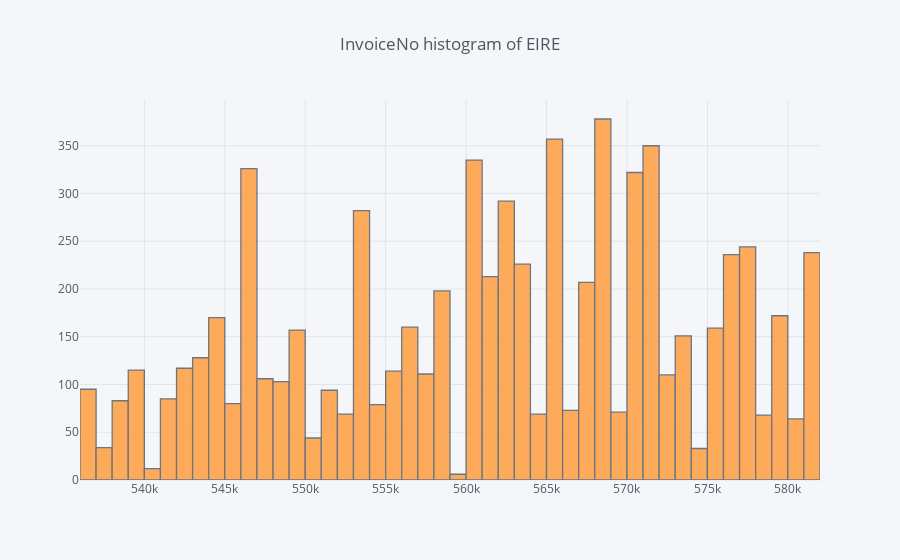
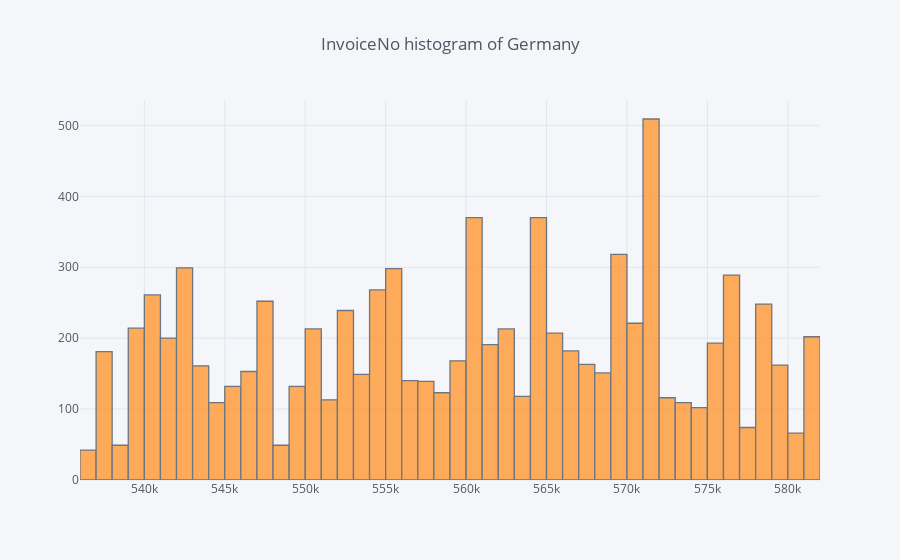
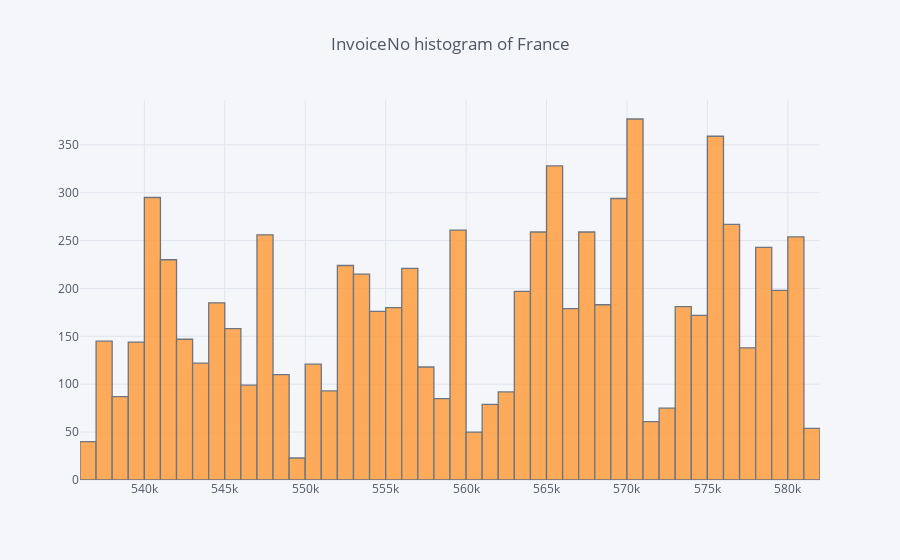
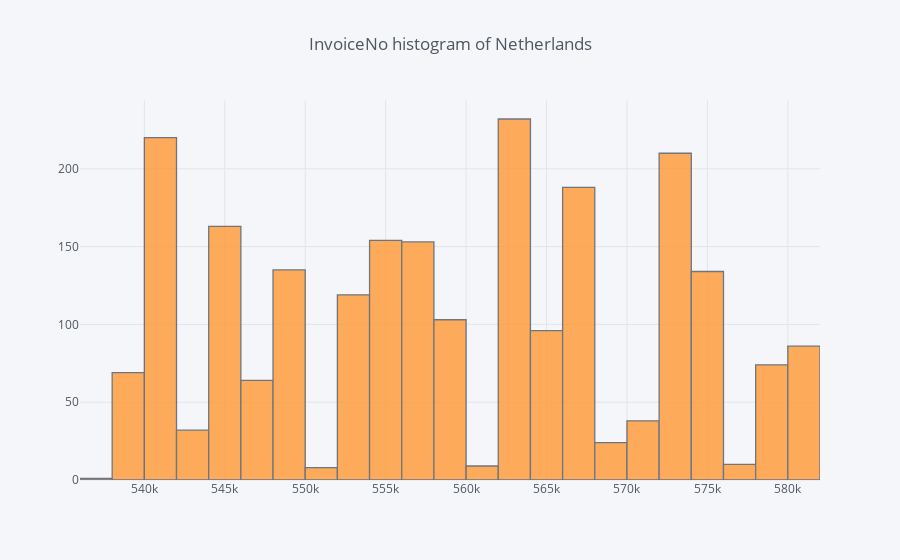

The cell these charts' notebook holds for them, in order:
### Markdown cell above
## 4. Create a set of interactive histograms showing the distributions of quantity per invoice for the following countries: EIRE, Germany, France, and Netherlands.

### Code cell
countries = ["EIRE", "Germany", "France", "Netherlands"]
for c in countries:
    data.loc[data["Country"]==c,"InvoiceNo"].iplot(kind="histogram",title=f"InvoiceNo histogram of {c}")

### Figure 1 — Plotly figure (JSON) as saved in the notebook; plotly's stock layout.template omitted (floating-point values rounded to 4 significant figures; data arrays with more than 128 entries replaced by an {"elided": "..."} marker saying what was removed)
{"data": [{"histfunc": "count", "histnorm": "", "marker": {"color": "rgba(255, 153, 51, 1.0)", "line": {"color": "#4D5663", "width": 1.3}}, "name": "InvoiceNo", "opacity": 0.8, "orientation": "v", "type": "histogram", "uid": "01470a62-2762-40bb-bff5-985ac10312ad", "x": {"elided": "7136 int values"}}], "layout": {"barmode": "overlay", "legend": {"bgcolor": "#F5F6F9", "font": {"color": "#4D5663"}}, "paper_bgcolor": "#F5F6F9", "plot_bgcolor": "#F5F6F9", "title": {"font": {"color": "#4D5663"}, "text": "InvoiceNo histogram of EIRE"}, "xaxis": {"gridcolor": "#E1E5ED", "showgrid": true, "tickfont": {"color": "#4D5663"}, "title": {"font": {"color": "#4D5663"}, "text": ""}, "zerolinecolor": "#E1E5ED"}, "yaxis": {"gridcolor": "#E1E5ED", "showgrid": true, "tickfont": {"color": "#4D5663"}, "title": {"font": {"color": "#4D5663"}, "text": ""}, "zerolinecolor": "#E1E5ED"}}}

### Figure 2 — Plotly figure (JSON) as saved in the notebook; plotly's stock layout.template omitted (floating-point values rounded to 4 significant figures; data arrays with more than 128 entries replaced by an {"elided": "..."} marker saying what was removed)
{"data": [{"histfunc": "count", "histnorm": "", "marker": {"color": "rgba(255, 153, 51, 1.0)", "line": {"color": "#4D5663", "width": 1.3}}, "name": "InvoiceNo", "opacity": 0.8, "orientation": "v", "type": "histogram", "uid": "b70d36da-805a-49cf-aa4b-6f320c72ba01", "x": {"elided": "8658 int values"}}], "layout": {"barmode": "overlay", "legend": {"bgcolor": "#F5F6F9", "font": {"color": "#4D5663"}}, "paper_bgcolor": "#F5F6F9", "plot_bgcolor": "#F5F6F9", "title": {"font": {"color": "#4D5663"}, "text": "InvoiceNo histogram of Germany"}, "xaxis": {"gridcolor": "#E1E5ED", "showgrid": true, "tickfont": {"color": "#4D5663"}, "title": {"font": {"color": "#4D5663"}, "text": ""}, "zerolinecolor": "#E1E5ED"}, "yaxis": {"gridcolor": "#E1E5ED", "showgrid": true, "tickfont": {"color": "#4D5663"}, "title": {"font": {"color": "#4D5663"}, "text": ""}, "zerolinecolor": "#E1E5ED"}}}

### Figure 3 — Plotly figure (JSON) as saved in the notebook; plotly's stock layout.template omitted (floating-point values rounded to 4 significant figures; data arrays with more than 128 entries replaced by an {"elided": "..."} marker saying what was removed)
{"data": [{"histfunc": "count", "histnorm": "", "marker": {"color": "rgba(255, 153, 51, 1.0)", "line": {"color": "#4D5663", "width": 1.3}}, "name": "InvoiceNo", "opacity": 0.8, "orientation": "v", "type": "histogram", "uid": "6be2fc63-091a-42c5-a95c-ed6ef19e90a9", "x": {"elided": "8034 int values"}}], "layout": {"barmode": "overlay", "legend": {"bgcolor": "#F5F6F9", "font": {"color": "#4D5663"}}, "paper_bgcolor": "#F5F6F9", "plot_bgcolor": "#F5F6F9", "title": {"font": {"color": "#4D5663"}, "text": "InvoiceNo histogram of France"}, "xaxis": {"gridcolor": "#E1E5ED", "showgrid": true, "tickfont": {"color": "#4D5663"}, "title": {"font": {"color": "#4D5663"}, "text": ""}, "zerolinecolor": "#E1E5ED"}, "yaxis": {"gridcolor": "#E1E5ED", "showgrid": true, "tickfont": {"color": "#4D5663"}, "title": {"font": {"color": "#4D5663"}, "text": ""}, "zerolinecolor": "#E1E5ED"}}}

### Figure 4 — Plotly figure (JSON) as saved in the notebook; plotly's stock layout.template omitted (floating-point values rounded to 4 significant figures; data arrays with more than 128 entries replaced by an {"elided": "..."} marker saying what was removed)
{"data": [{"histfunc": "count", "histnorm": "", "marker": {"color": "rgba(255, 153, 51, 1.0)", "line": {"color": "#4D5663", "width": 1.3}}, "name": "InvoiceNo", "opacity": 0.8, "orientation": "v", "type": "histogram", "uid": "c7dfa71d-362f-4f10-891c-ff8138f55a2c", "x": {"elided": "2322 int values"}}], "layout": {"barmode": "overlay", "legend": {"bgcolor": "#F5F6F9", "font": {"color": "#4D5663"}}, "paper_bgcolor": "#F5F6F9", "plot_bgcolor": "#F5F6F9", "title": {"font": {"color": "#4D5663"}, "text": "InvoiceNo histogram of Netherlands"}, "xaxis": {"gridcolor": "#E1E5ED", "showgrid": true, "tickfont": {"color": "#4D5663"}, "title": {"font": {"color": "#4D5663"}, "text": ""}, "zerolinecolor": "#E1E5ED"}, "yaxis": {"gridcolor": "#E1E5ED", "showgrid": true, "tickfont": {"color": "#4D5663"}, "title": {"font": {"color": "#4D5663"}, "text": ""}, "zerolinecolor": "#E1E5ED"}}}
